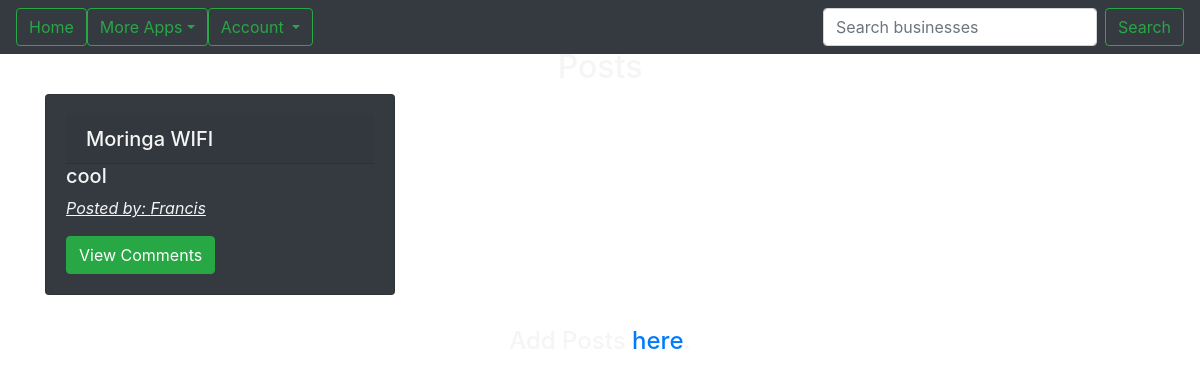
Before: /mypost/ (signed in) with the older database file.
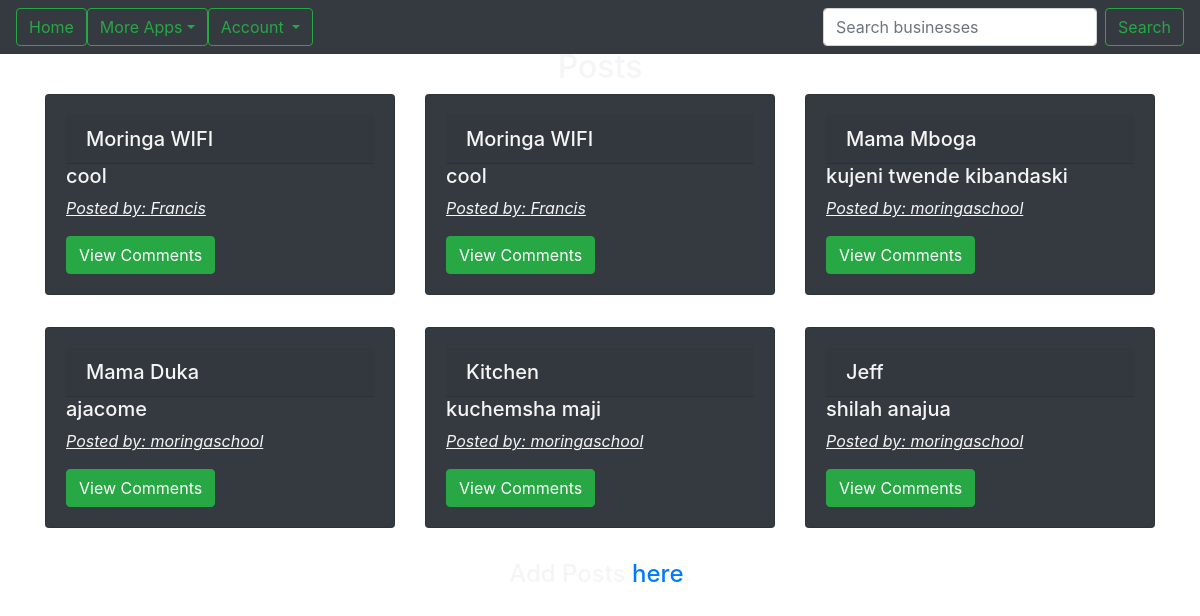
After: the same page with the newer database file.
### Neigh/models.py (models this page shows)
class Post(models.Model):
  name = models.CharField(max_length=60)
  post = models.TextField()
  poster = models.ForeignKey(User,on_delete=models.CASCADE)
  postername = models.CharField(max_length=60)
  neighbourhood = models.ForeignKey(Neighbourhood, on_delete=models.CASCADE)
  pub_date = models.DateTimeField(auto_now_add=True)

### Neigh/views.py (the view)
# urls.py: url(r'^mypost/', views.mypost, name='mypost'),
@login_required(login_url='/accounts/login/')
def mypost(request):
  id = request.user.id
  profile = Profile.objects.get(user=id)
  posts = Post.objects.all().order_by()
  comments = Comment.objects.filter(id=id).order_by()
  return render(request, 'photos/post.html',{'profile':profile,'posts':posts,'comments':comments})

### Neigh/templates/photos/post.html
{% extends "base.html" %}
{% block content %}
<div class="container">
  <div class="intro" style="text-align:center">
    <h2>Posts</h2>
  </div>
{% if posts %}
<div class="row">
{% for post in posts %}
<div class="col-sm-4" style="margin-bottom: 2em;">
    <div class="card bg-dark">
      <div class="card-body">
        <h5 class="card-header">{{post.name}}</h5>
        <h5 class="card-text firstletter">{{ post.post | truncatechars:450 }}</h5>
        <p style="font-style:italic;text-decoration:underline">Posted by: {{post.postername}}</p>
        <a href="{% url 'comments' %}"><button type="button" class="btn btn-success">View Comments</button></a>
    </div>
  </div>
</div>
  <br>
{% endfor %}
{% endif %}
</div>
<h4 style="text-align:center">Add Posts <a href="{% url 'newpost' %}">here</a>.</h4>
<br>
  <br>
{% endblock %}

### Neigh/templates/base.html (shortened to what this page needs)
{% load bootstrap4 %}
{% load static %}
<!DOCTYPE html>
 <html class="no-js">
  <head>
    {% block styles %}
    {% bootstrap_css %}
    <link rel="stylesheet" type='text/css' href="{% static 'css/styles.css' %}">
    <link rel="stylesheet" type='text/css' href="{% static 'css/animate.css' %}">
    {% endblock %}
  </head>
  <body>
    {% include 'navbar.html' %}
    <div id="content">
      {% block content %}{% endblock %}
    </div>
  </body>
</html>

### Neigh/templates/navbar.html (shortened to what this page needs)
<nav class="navbar navbar-expand-lg navbar-light bg-light fixed-top bg-dark">
    <div class="collapse navbar-collapse" id="navbarSupportedContent">
      <ul class="navbar-nav mr-auto">
        <li class="nav-item active">
          <a class=" btn btn-outline-success" href="{% url 'welcome'%}">Home <span class="sr-only">(current)</span></a>
        </li>
        <li class="dropdown">
            <a href="#" class="dropdown-toggle btn btn-outline-success" data-toggle="dropdown" role="button" aria-expanded="false">More Apps</a>
          </li>
          {% if user.is_authenticated %}
          <li class="dropdown">
            <a href="#" class="dropdown-toggle btn btn-outline-success" data-toggle="dropdown" role="button" aria-expanded="false">Account
                  </a>
          </li>
        </ul>
        {% else %}
        <li>
          <a class='btn btn-default' href="/accounts/login">Login</a>
        </li>
    </ul>
        {% endif %}
        <form class="form-inline my-2 my-lg-0" role="search" action="{% url 'search' %}">
            <input class="form-control mr-sm-2" type="search" placeholder="Search businesses" aria-label="Search" name="business">
            <button class="btn btn-outline-success my-2 my-sm-0" type="submit">Search</button>
          </form>
    </div>
  </nav>
  <br>
  <br>

### Neigh/templates/base.html (style rules this page uses)
body { background: linear-gradient(to right, #16222a, #3a6073); color: whitesmoke; background-image:url('https://images.unsplash.com/photo-1444464666168-49d633b86797?ixlib=rb-1.2.1&ixid=eyJhcHBfaWQiOjEyMDd9&auto=format&fit=crop&w=749&q=80'); background-size:cover; }

Changed rows visible on the page:
added Post: name "Moringa WIFI", post "cool", postername "Francis"
added Post: name "Mama Mboga", post "kujeni twende kibandaski", postername "moringaschool"
added Post: name "Mama Duka", post "ajacome", postername "moringaschool"
added Post: name "Kitchen", post "kuchemsha maji", postername "moringaschool"
added Post: name "Jeff", post "shilah anajua", postername "moringaschool"
